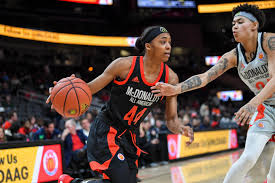
#> input picture OldProjects/classexercises/basket.jpeg, 275 x 183 px
$ python test.py
#> lines starting #> are read from the running program, lines starting #| are printed output that depends on the picture
from PIL import Image

im = Image.open("basket.jpeg")
#> im is the input picture: PIL image 275x183 RGB; mean R, G, B 94.8, 74.2, 63.9
im2 = Image.new("RGB",(im.width, im.height))
#> im2: PIL image 275x183 RGB; every value is 0
print (im.width, im.height)
#| 275 183


for e in range(im.width):
    for h in range(im.height):
        u = im.getpixel((e,h))
        if(u[0] == 255 ):
            im2.putpixel((e,h),(255, 0, 0))
            print(str(e) + ' ' + str(h))
            print ('orange')
        else:
            im2.putpixel((e,h), im.getpixel((e,h)))
            continue
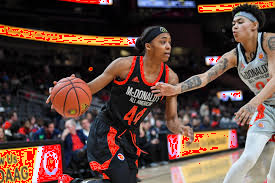
#> im2: PIL image 275x183 RGB; mean R, G, B 94.8, 68.9, 60.7

im2.save('marked2.jpg')
#print(im.getpixel((20, 40)))
